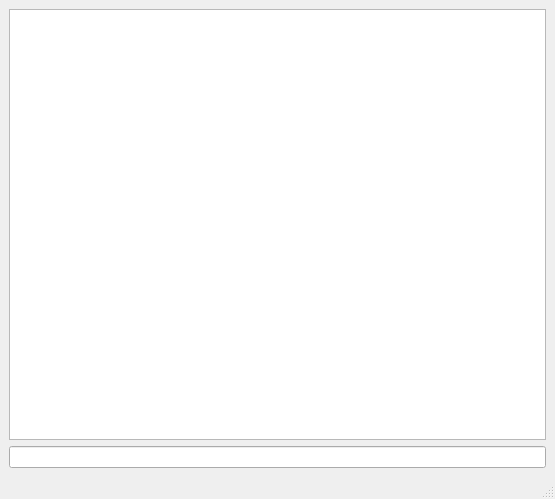
<?xml version="1.0" encoding="UTF-8"?>
<ui version="4.0">
 <class>MainWindow</class>
 <widget class="QMainWindow" name="MainWindow">
  <property name="geometry">
   <rect>
    <x>0</x>
    <y>0</y>
    <width>555</width>
    <height>499</height>
   </rect>
  </property>
  <property name="windowTitle">
   <string>MainWindow</string>
  </property>
  <widget class="QWidget" name="centralwidget">
   <layout class="QGridLayout" name="gridLayout_2">
    <item row="0" column="0">
     <layout class="QGridLayout" name="gridLayout">
      <item row="0" column="0">
       <widget class="QTextEdit" name="textEdit">
        <property name="readOnly">
         <bool>true</bool>
        </property>
       </widget>
      </item>
     </layout>
    </item>
    <item row="1" column="0">
     <widget class="QLineEdit" name="lineEdit"/>
    </item>
   </layout>
  </widget>
  <widget class="QMenuBar" name="menubar">
   <property name="geometry">
    <rect>
     <x>0</x>
     <y>0</y>
     <width>555</width>
     <height>17</height>
    </rect>
   </property>
  </widget>
  <widget class="QStatusBar" name="statusbar"/>
 </widget>
 <resources/>
 <connections/>
</ui>
